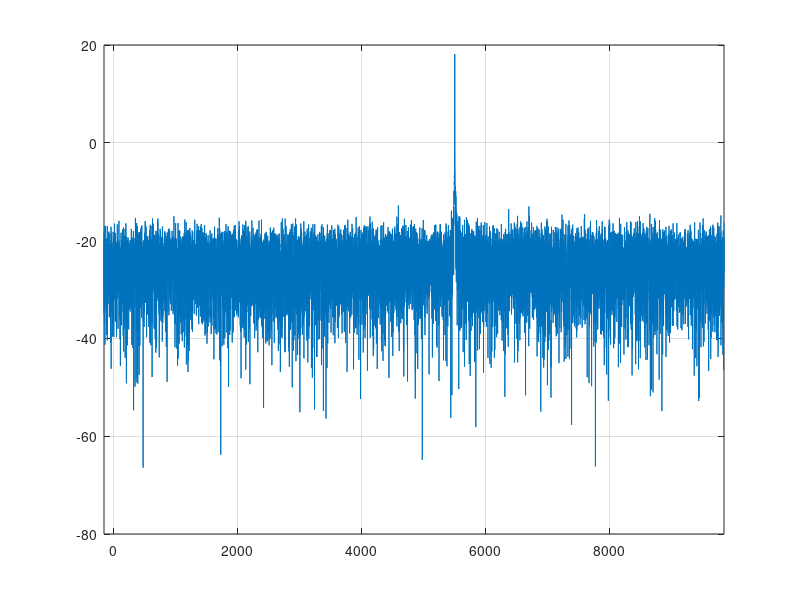
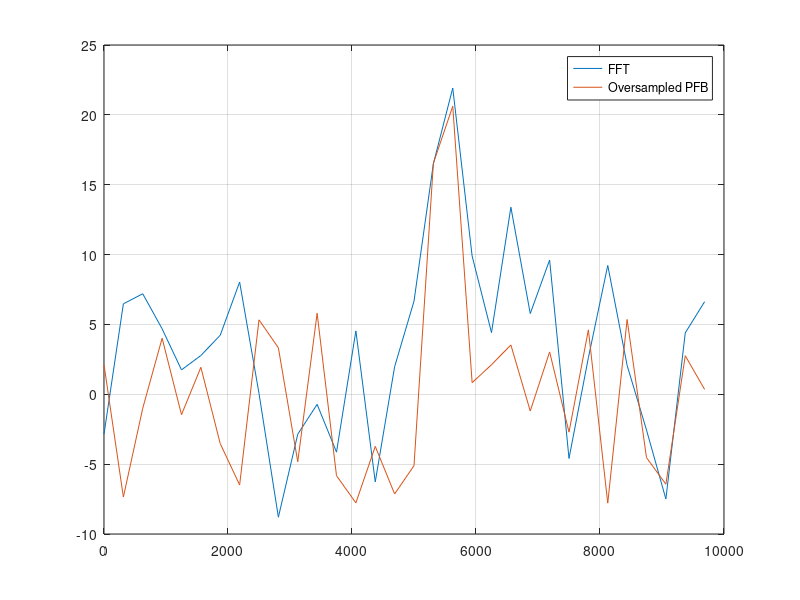

MATLAB code to generate these figures, in order:
clearvars;
% streaming oversampled PFB simulation code

% Polyphase filterbank parameters
M = 32;  % Polyphase branches (NFFT)
L = 256; % Taps in prototype FIR filter
P = L/M; % Taps in branch of a polyphase FIR filter
D = 24;  % decimation rate (D <= M)

% Compute ifft shifting states
Nstates = 4; % numerator of simplest rational fraction M/D
shift_state = zeros(1,Nstates);

for n=0:Nstates-1
  shift_state(n+1) = mod(n*D, M);
end

% Design prototype LPF (Hanning window)
idx = -P/2*(M/D):1/D:(M/D)*P/2-1/D; % (M/D) 1/D to extend to the correct L length. Note: need to design the filter for the decimation rate D not the maximally sampled rate M in fact I really need to investiagate proper filter design here to get a super tight corner to achieve an image rejection as low as askap does of -60dB.
x = sinc(idx);
hann = hanning(L).';

h = x.*hann;

% Data generation
fs = 10e3;   % sample rate (Hz)
f  = 5.5e3;  % SOI frequency (Hz)
t = 2;       % simulation time (seconds)
T = 1/fs;    % sample period (seconds)

Nsamps = fs*t;
n = 0:Nsamps-1; % sample index

signal = 20/sqrt(2)*(cos(2*pi*f/fs*n) + 1j*sin(2*pi*f/fs*n));
noise = 10/sqrt(2)*(randn(1,Nsamps) + 1j*randn(1,Nsamps)); 

x = signal + noise;

% oversampled PFB processing
input_buffer = zeros(1,M);               % input ports on PFB
filter_state = zeros(1,L);               % memory of samples going through PFB
shift_buffer = zeros(1,L);               % circular shift buffer for oversampling correction.
ifft_buffer  = zeros(1,M);               % input ports to the FFT
pfb_output   = zeros(M ,ceil(Nsamps/D)); % Decimates by D, producing M channels (when D=M, maximally sampled PFB)

data_ptr = 1; % pointer to data location
output_ctr = 1;
while data_ptr < length(x)-D

  % rotate filter state and shift new samples in by decimation rate
  filter_state = circshift(filter_state, -D);
  filter_state(end-D+1:end) = x(data_ptr:data_ptr+D-1);
  data_ptr = data_ptr + D;
  
  % polyphase filter computation
  for m = 0:M-1
    for p = 0:P-1
      ifft_buffer(m+1) = ifft_buffer(m+1) + h(p*M+m+1)*filter_state(L-p*M-m);
    end
  end

  % apply phase correction
  ifft_buffer = circshift(ifft_buffer, shift_state(1)); % always grab first element because we are rotating the shift_bufer
  shift_state = circshift(shift_state, 1);
  
  % ifft computation
  pfb_output(:, output_ctr) = ifft(ifft_buffer, M);
  ifft_buffer = zeros(1,M); % need to clear out the ifft buffer you dum dum
  output_ctr = output_ctr + 1;
end

% Second stage PFB (FFT for now)

% plot the output of the PFB compared to the FFT
offset = 8; % wait offset samples for output

figure(99);
X = fft(x(offset:offset+M), M)/M;
fbins = 0:M-1;
f = fbins*fs/M;
plot(f, 20*log10(abs(X)), f, 20*log10(abs((pfb_output(:,offset))))); grid on;
legend('FFT', 'Oversampled PFB');

% Second stage (fine channel mode) - forming a single spectrum for now, not
% averaging across multiple windows. This is the manefistation of the
% scalloping in the critically sampled case.
fs_decimated = fs/D; % decimated sample rate on the output of the pfb (Hz)
Nfft = 512;
fbins = 0:Nfft-1;

df = fs_decimated/Nfft; % bin width (Hz)
f = fbins*df;

hsov = fs/2*(1/D-1/M)/df; % half-sided overlap - bins to throw away on the right and left channels boundries
channel_bins = Nfft-hsov*2; % channels reamining after discarding overlapped regions.

full_pfb_spectrum = fftshift(fft(pfb_output(:, offset:Nfft+offset), Nfft, 2), 2)/Nfft; % apply the fft across the matrix
pfb_spectrum = full_pfb_spectrum(:, hsov:end-hsov-1);

% for m = 1:M
%   figure(2);
%   subplot(4,8,m);
%   fbins_corrected = ((m-1)-1/2)*(Nfft-2*hsov):((m-1)+1/2)*(Nfft-2*hsov)-1;
%   f_corrected = fbins_corrected*fs_decimated/Nfft;
%   plot(f_corrected, 20*log10(abs(pfb_spectrum(m,:)))); grid on;
%   xlim([min(f_corrected), max(f_corrected)]);
%   ylim([-60, 20]);
% end

figure(11);
os_pfb_stitch = reshape(pfb_spectrum.', [1, (Nfft-2*hsov)*M]);
fbins_os = (-Nfft/2+hsov-1):((M*Nfft-Nfft/2-1)-2*M*(hsov-1)-1);
f_os = fbins_os*fs_decimated/Nfft;
plot(f_os, 20*log10(abs(os_pfb_stitch))); grid on;
xlim([min(f_os), max(f_os)]);
